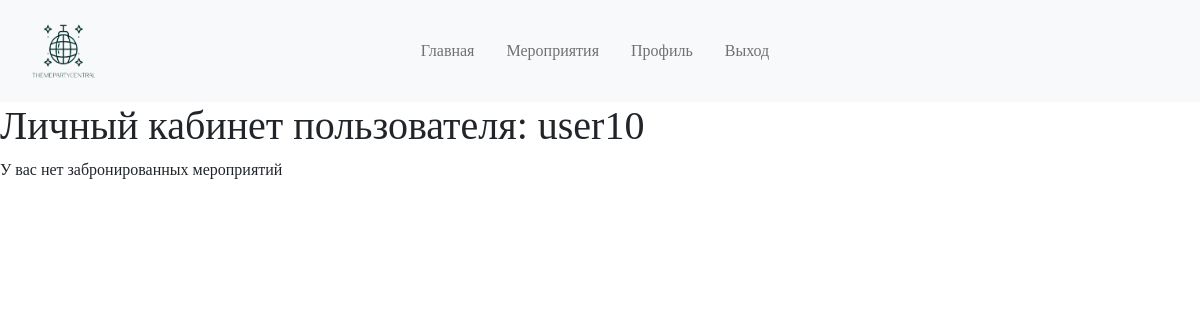
Page /auth/profile/ (signed in) on the earlier database version.
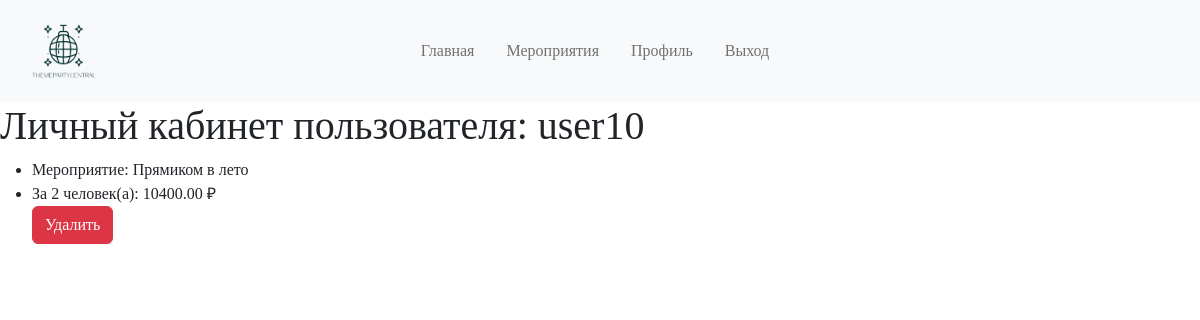
Same page on the later database version.
### events/models.py (models this page shows, shortened)
class Booking(models.Model):
    event = models.ForeignKey(Events, on_delete=models.CASCADE)
    user = models.ForeignKey(CustomUser, on_delete=models.CASCADE, null=True)
    number_of_people = models.IntegerField(verbose_name='Количество человек')
    total_price = models.DecimalField(max_digits=10, decimal_places=2)
    class Meta:
        verbose_name = 'Бронирование'
        verbose_name_plural = 'Бронирования'

class Events(models.Model):
    name = models.CharField(max_length=128, verbose_name='Названние')
    description = models.TextField(verbose_name='Описание')
    topic = models.ForeignKey(Topic, on_delete=models.CASCADE, verbose_name='Тематика')
    image = models.ImageField(upload_to="%Y/%m/%d", verbose_name='Изображение')
    video = models.CharField(max_length=128, verbose_name='Видео')
    date = models.DateTimeField(verbose_name='Дата проведения')
    place = models.CharField(max_length=128, verbose_name='Место проведения')
    price = models.DecimalField(max_digits=8, decimal_places=2, verbose_name='Цена')
    seats = models.CharField(max_length=128, verbose_name='Количество мест')
    class Meta:
        verbose_name = 'Мероприятие'
        verbose_name_plural = 'Мероприятия'
    def __str__(self):
        return self.name

### register/views.py (the view)
# urls.py: path('profile/', profile, name='profile'),
@login_required
def profile(request):
    user_profile = UserProfile.objects.get(user=request.user)  # Получаем профиль текущего пользователя
    user_booking = Booking.objects.filter(user=request.user)
    return render(request, 'register/profile.html', {'user_profile': user_profile, 'user_booking': user_booking})

### register/templates/register/profile.html (shortened to what this page needs)
{% extends 'root.html' %}
{% block content %}
    <h1>Личный кабинет пользователя: {{ user_profile.user }}</h1>
    {% if user_booking %}
    <ul>
        {% for booking in user_booking %}
            <li>Мероприятие: {{ booking.event }}</li>
            <li>За {{ booking.number_of_people }} человек(а): {{ booking.total_price }} ₽</li>
            <form action="{% url 'auth:delete_booking' booking.id %}" method="post">
                <button type="submit" class="btn btn-danger">Удалить</button>
            </form>
        {% endfor %}
    </ul>
{% else %}
    <p>У вас нет забронированных мероприятий</p>
{% endif %}
{% endblock %}

Differences in the rows shown:
added Booking: event "Прямиком в лето", number_of_people "2", total_price "10400.00"
Other differences:
text no longer shown: "У вас нет забронированных мероприятий"
